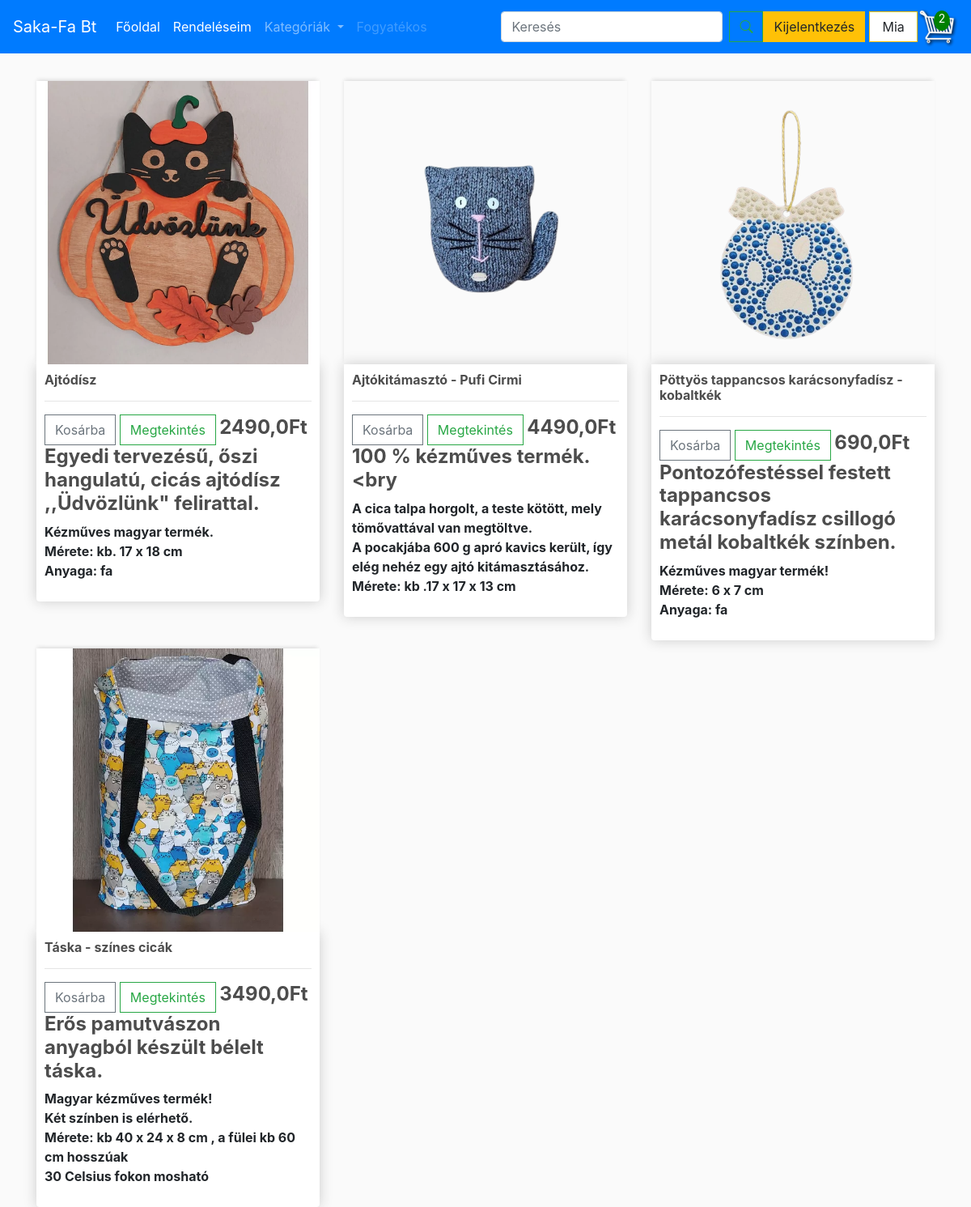
Screenshot of / (signed in) with the database file from the repository.
### store/models.py (models this page shows, shortened)
class Product(models.Model):
    CATEGORY_CHOICES = [
        ('option1', 'FÁBÓL KÉSZÜLT'),
        ('option2', 'KÖTÖTT-HORGOLT'),
        ('option3', 'PÖTTYÖSCICA'),
        ('option4', 'TEXTIL'),
    ]
    name = models.CharField(max_length=200)
    price = models.FloatField()
    image = models.ImageField(null=True, blank=True)
    description = models.TextField(blank=True)  # Új mező a leíráshoz
    category = models.CharField(max_length=10, choices=CATEGORY_CHOICES, default='option1')  # Legördülő menü mező
    class Meta:
        verbose_name = "Termék"
        verbose_name_plural = "Termékek"
    @property
    def imageURL(self):
        try:
            url = self.image.url
        except:
            url = ''
        return url

### store/views.py (the view)
# urls.py: path('', include('store.urls')),
def store(request):
    cart_data = cartData(request)  # Kosár adatok lekérdezése a cartData függvényből
    cartItems = cart_data['cartItems']
    items = cart_data['items']
    products = Product.objects.all()
    context = {'products': products, 'cartItems': cartItems, 'items': items}
    return render(request, 'store/store.html', context)

### store/models.py (called while the page is built)
    @property
    def get_cart_items(self):
        orderitems = self.orderitem_set.all()
        total = sum([item.quantity for item in orderitems])
        return total

### store/templatetags/markdown_extras.py (called while the page is built)
@register.filter()
@stringfilter
def markdown(value):
    return md.markdown(value, extensions=['markdown.extensions.fenced_code'])

### store/views.py (called while the page is built)
def cartData(request):
    if request.user.is_authenticated:
        customer = request.user.customer
        orders = Order.objects.filter(customer=customer, complete=False)
        if orders.exists():
            order = orders.first()
            items = order.orderitem_set.all()
            cartItems = order.get_cart_items
        else:
            items = []
            cartItems = 0
            order = {'get_cart_total': 0, 'get_cart_items': 0}  # Üres kosár
    else:
        items = []
        cartItems = 0
        order = {'get_cart_total': 0, 'get_cart_items': 0}  # Üres kosár
    return {'cartItems': cartItems, 'order': order, 'items': items}

### store/templates/store/store.html
{% extends "store/main.html" %}
{% load static %}
{% load markdown_extras %}
{% block content %}
    <div class="row">
        {% for product in products %}
        <div class=" col-lg-4">
            <img class="thumbnail" src="{{product.imageURL}}">
            <div class="box-element product">
                <h6><strong>{{product.name}}</strong></h6>
                <hr>
                <button data-product="{{product.id}}" data-action="add" class="btn btn-outline-secondary add-btn update-cart">Kosárba</button>
                <a class="btn btn-outline-success" href="{% url 'product_detail' product.id %}">Megtekintés</a>
                <h4 style="display: inline-block"; float: right><strong>{{product.price}}Ft</strong></h4><br>
                <p style="display: inline-block; float: right;"><strong>{{ product.description| markdown | safe }}</strong></p>
            </div>
        </div>
        {% endfor %}
    </div>
{% endblock content %}

### store/templates/store/main.html (shortened to what this page needs)
<!DOCTYPE html>
{% load static %}
<html lang="hu">
<head>
    <link href="https://cdnjs.cloudflare.com/ajax/libs/bootstrap-icons/1.10.0/font/bootstrap-icons.min.css" rel="stylesheet">
    <link rel="stylesheet" href="https://cdnjs.cloudflare.com/ajax/libs/font-awesome/6.0.0-beta3/css/all.min.css">
    <link rel="stylesheet" href="https://stackpath.bootstrapcdn.com/bootstrap/4.4.1/css/bootstrap.min.css">
    <link rel="stylesheet" type="text/css" href="{% static 'css/main.css' %}">
</head>
<body>
<nav class="navbar navbar-expand-lg navbar-dark bg-primary">
    <a class="navbar-brand" href="#">Saka-Fa Bt</a>
    <div class="collapse navbar-collapse" id="navbarSupportedContent">
        <ul class="navbar-nav mr-auto">
            <li class="nav-item active">
                <a class="nav-link" href="{% url 'store' %}">Főoldal </a>
            </li>
            <li class="nav-item active">
                <a class="nav-link" href="{% url 'order_list' %}">Rendeléseim</a>
            </li>
            <li class="nav-item dropdown">
                <a class="nav-link dropdown-toggle" href="#" id="navbarDropdown" role="button" data-toggle="dropdown" aria-haspopup="true" aria-expanded="false">
                  Kategóriák
                </a>
              </li>
            <li class="nav-item">
                <a class="nav-link disabled" href="#">Fogyatékos</a>
            </li>
        </ul>
        <form class="d-flex align-items-center my-2 my-lg-0" method="GET" action="{% url 'search' %}">
            <input class="form-control mr-2" type="search" name="q" placeholder="Keresés" aria-label="Search">
            <button class="btn btn-outline-success" type="submit"><i class="bi bi-search" ></i></button>
        </form>
        <div class="form-inline my-2 my-lg-0">
            <div class="user-status" style="display: flex; align-items: center;">
                {% if user.is_authenticated %}
                    <form id="logout-form" method="POST" action="{% url 'logout' %}">
                        <button class="btn btn-warning">Kijelentkezés</button>
                    </form>
                    <p class="user">{{ user.username }}</p>
                {% else %}
                    <a href="{% url 'login' %}" class="btn btn-warning">Bejelentkezés</a>
                {% endif %}
            </div>
            {% if user.is_authenticated %}
            <div class="cart-container">
                <a href="{% url 'cart' %}" id="cart-icon-link">
                    <span id="cart-total">{{ cartItems }}</span>
                </a>
            </div>
            {% endif %}
        </div>
    </div>
</nav>
<div class="container">
    <br>
    {% block content %}
    {% endblock content %}
</div>
</body>
</html>

### static/css/main.css (style rules this page uses)
body { background-color: hsl(0, 0%, 98%); }
h1,h2,h3,h4,h5,h6 { color:hsl(0, 0%, 30%); }
.box-element { box-shadow:hsl(0, 0%, 80%) 0 0 16px; background-color: #fff; border-radius: 4px; padding: 10px; }
.thumbnail { width: 100%; height: auto; object-fit: cover; -webkit-box-shadow: -1px -3px 5px -2px rgba(214,214,214,1); -moz-box-shadow: -1px -3px 5px -2px rgba(214,214,214,1); box-shadow: -1px -3px 5px -2px rgba(214,214,214,1); }
.product { border-radius: 0 0 4px 4px; }
.cart-container { position: relative; display: inline-block; }
#cart-total { position: absolute; top: 5px; left: 20px; background-color: green; color: white; width: 20px; height: 25px; border-radius: 50%; text-align: center; line-height: 20px; font-size: 14px; font-weight: normal; }
.col-lg-4, .col-lg-6, .col-lg-8, .col-lg-12 { margin-top: 10px; }
.btn { border-radius: 0; }
.user { display: inline-block; padding: 0.375rem 0.95rem; font-size: 1rem; font-weight: 400; color: #212529; background-color: #fff; border: 1px solid #ffc107; border-radius: 0px; transition: background-color 0.15s ease-in-out, border-color 0.15s ease-in-out; white-space: nowrap; overflow: hidden; text-overflow: ellipsis; margin: 5px 0px 5px 5px; }

### rows the page displays
Product: imageURL (picture), name "Ajtódísz", price "2490,0", description "Kézműves magyar termék. Mérete: kb. 17 x 18 cm Anyaga: fa"
Product: imageURL (picture), name "Ajtókitámasztó - Pufi Cirmi", price "4490,0", description "A cica talpa horgolt, a teste kötött, mely tömővattával van megtöltve. A pocakjába 600 g apró kavics került, így elég nehéz egy ajtó kitámasztásához. Mérete: kb .17 x 17 x 13 cm"
Product: imageURL (picture), name "Pöttyös tappancsos karácsonyfadísz - kobaltkék", price "690,0", description "Kézműves magyar termék! Mérete: 6 x 7 cm Anyaga: fa"
Product: imageURL (picture), name "Táska - színes cicák", price "3490,0", description "Magyar kézműves termék! Két színben is elérhető. Mérete: kb 40 x 24 x 8 cm , a fülei kb 60 cm hosszúak 30 Celsius fokon mosható"

### other values shown
{{ user.username }} "Mia"
{{ cartItems }} "2"
